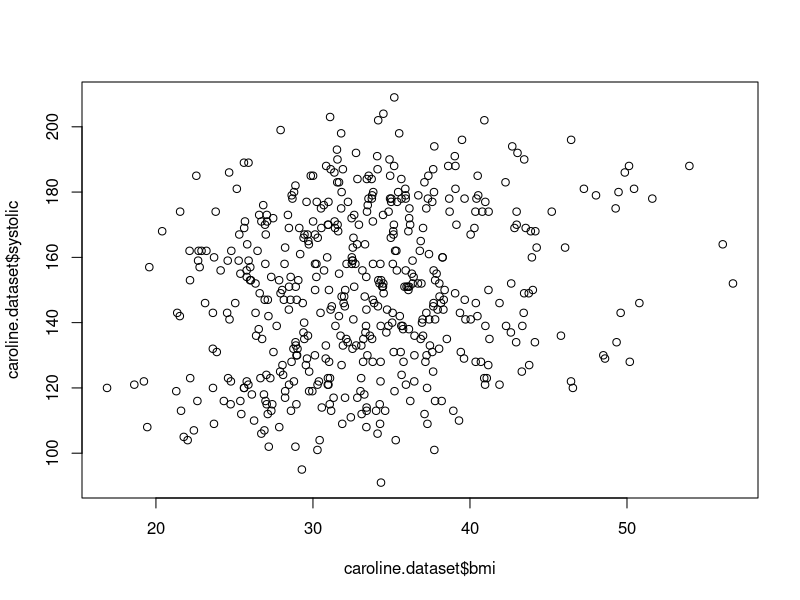
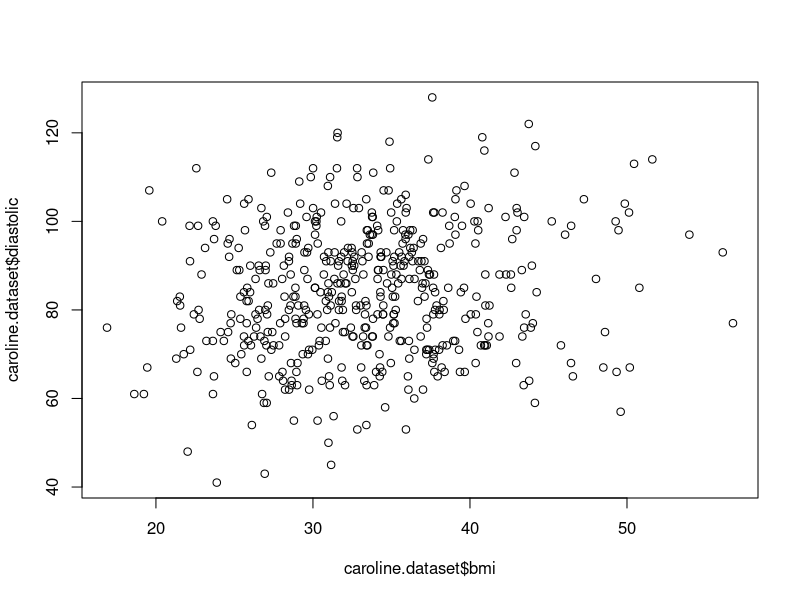

Here is the R script that generated these plots, in order: (Note: this script raises an error after producing the figures.)
## ---- chunk 1
knitr::opts_chunk$set(echo = TRUE)
caroline.dataset <- read.csv("caroline-dataset.csv")
## ---- chunk 2
summary(caroline.dataset)
## ---- chunk 3
plot(caroline.dataset$bmi, caroline.dataset$systolic)
## ---- chunk 4
plot(caroline.dataset$bmi, caroline.dataset$diastolic)
## ---- chunk 5
plot(BMI ~ systolic, data= caroline.dataset)

regrline <- lm(BMI ~ systolic, data= caroline.dataset)

abline(regrline, lwd=3, col='red')

summary (regrline)
## ---- chunk 6
plot(BMI ~ diastolic, caroline.dataset)

regrline <- lm(BMI ~ diastolic, caroline.dataset)

abline(regrline, lwd=3, col='red')

summary (regrline)
